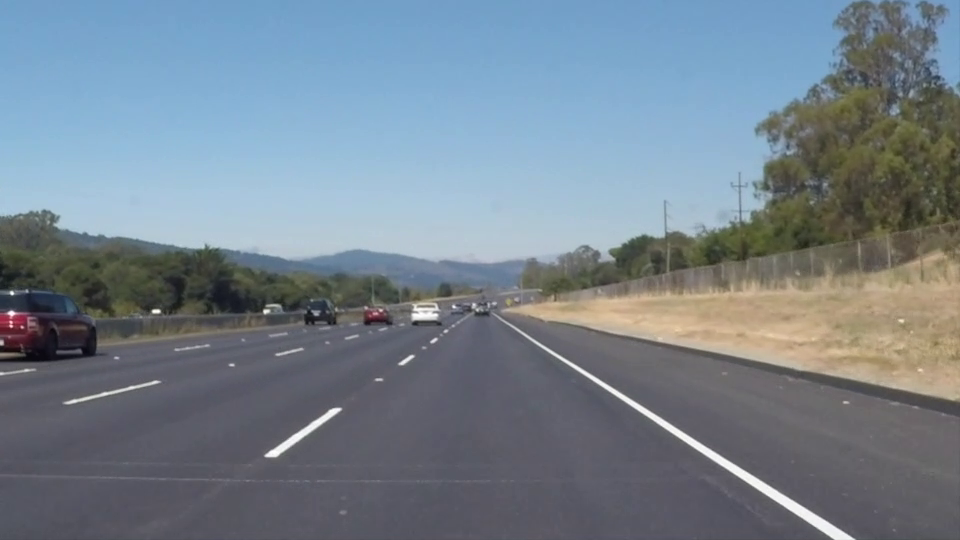
#> input picture frame 22 of SW-AI/Pattern_Recognization/lane_detect/data/test_videos/solidWhiteRight.mp4, 960 x 540 px
$ python test.py
#> lines starting #> are read from the running program, lines starting #| are printed output that depends on the picture; after the words box and inside, x2 and y2 are one past the last pixel; in counts of white or black regions, pixels touching at a corner belong together
#> further down, frame is the input picture: shape (540, 960, 3); mean B, G, R 141.9, 130.7, 117.7
import cv2
import matplotlib.pyplot as plt

path = './data'

# img = cv2.imread(path+'/test_images/challenge.jpg')
#
# plt.imshow(cv2.cvtColor(img,cv2.COLOR_BGR2GRAY), cmap='gray')
#
def pipeline(img):
    gray = cv2.cvtColor(img,cv2.COLOR_BGR2GRAY)
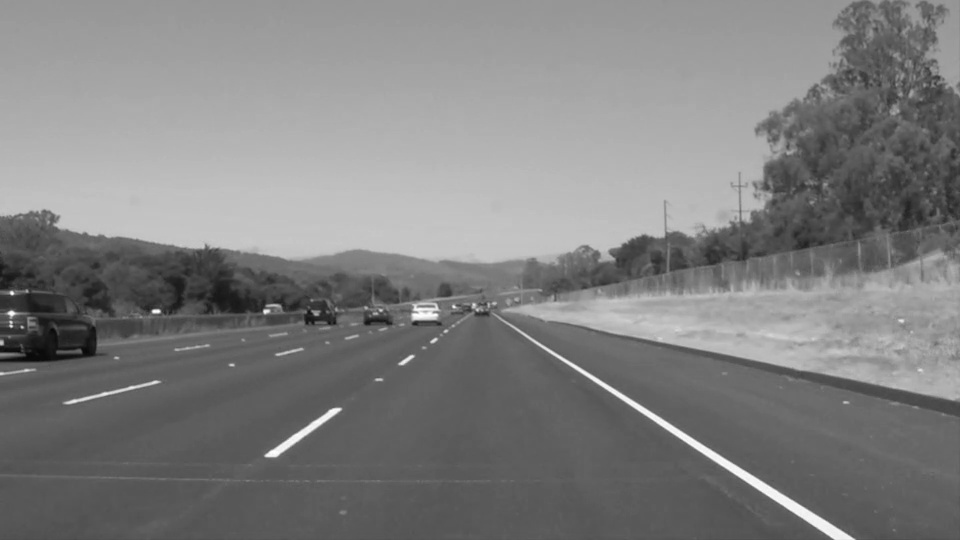
#> gray: shape (540, 960); min 6, max 255, mean 128
    blurred_img = cv2.GaussianBlur(gray,(9,9),0.0)

    tmp = cv2.Canny(blurred_img,70,140)
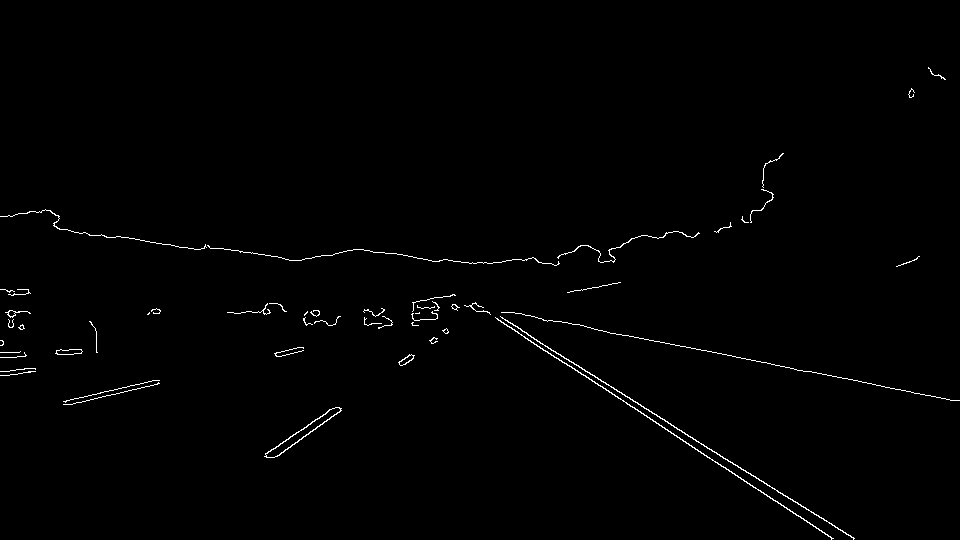
#> tmp: shape (540, 960); 0.81% white in thin lines or dots, all inside (x1, y1, x2, y2) = (0, 67, 960, 540)
    return tmp
# plt.imshow(tmp,cmap='gray')

cap = cv2.VideoCapture(path+'/test_videos/solidWhiteRight.mp4')

while(True):
    ok, frame = cap.read()
    if not ok:
        break
    frame = pipeline(frame)
    cv2.imshow('frame',frame)
    key = cv2.waitKey((10))
#> (key x is pressed here)
    if key == ord('x'):
        break

cap.release()

$ run again, starting later in the video
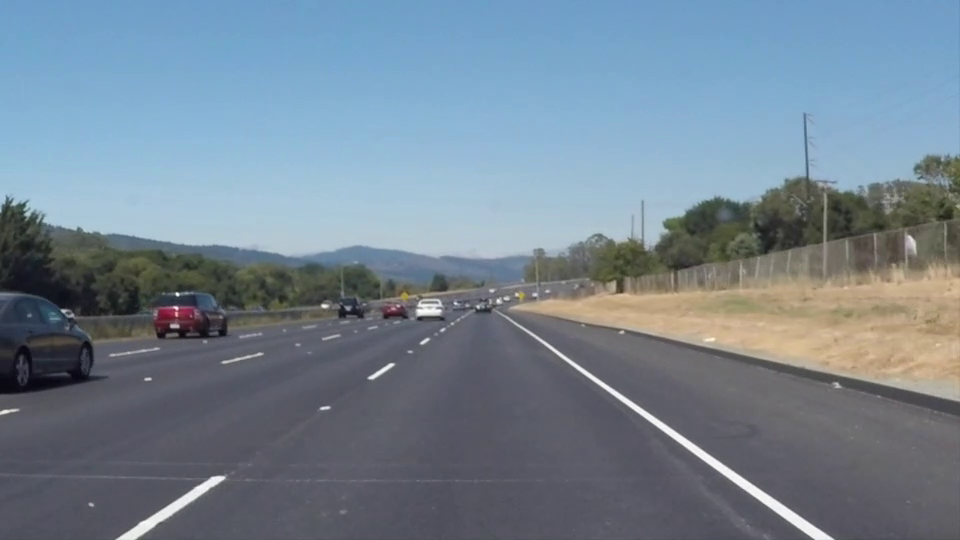
#> input picture frame 99 of SW-AI/Pattern_Recognization/lane_detect/data/test_videos/solidWhiteRight.mp4, 960 x 540 px
#> frame is the input picture: shape (540, 960, 3); mean B, G, R 146, 132.3, 116.7
#> in pipeline, `gray = cv2.cvtColor(img,cv2.COLOR_BGR2GRAY)`:
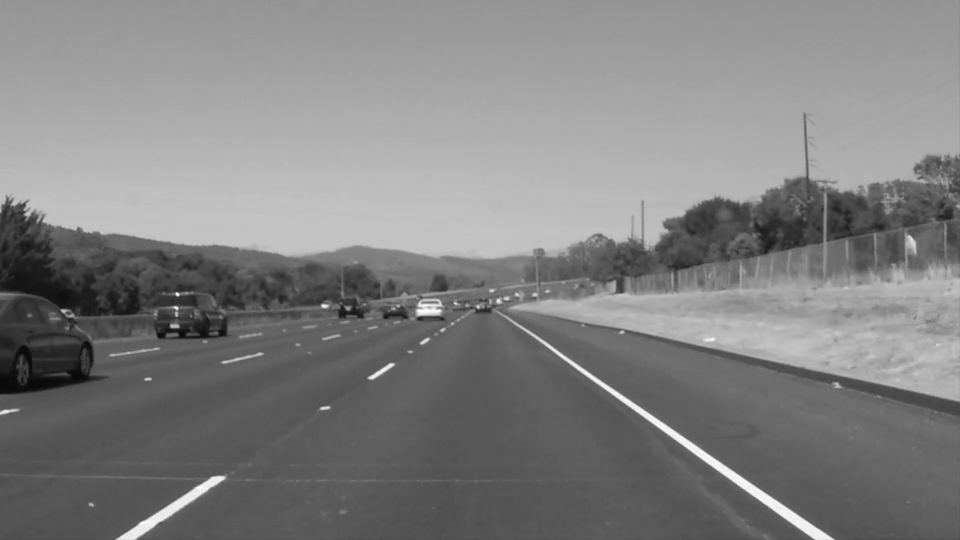
#> gray: shape (540, 960); min 8, max 255, mean 129.2
#> in pipeline, `tmp = cv2.Canny(blurred_img,70,140)`:
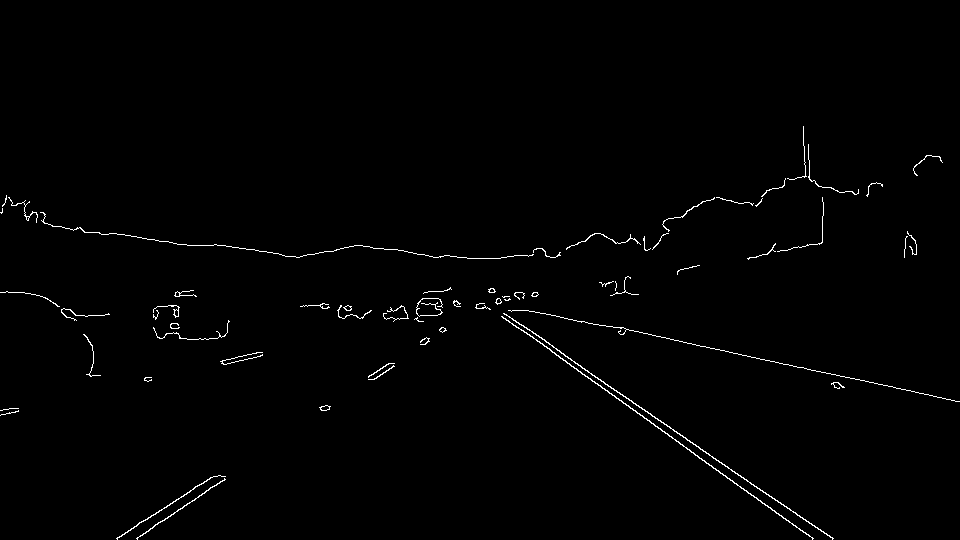
#> tmp: shape (540, 960); 0.93% white in thin lines or dots, all inside (x1, y1, x2, y2) = (0, 126, 960, 540)

$ run again, starting later in the video
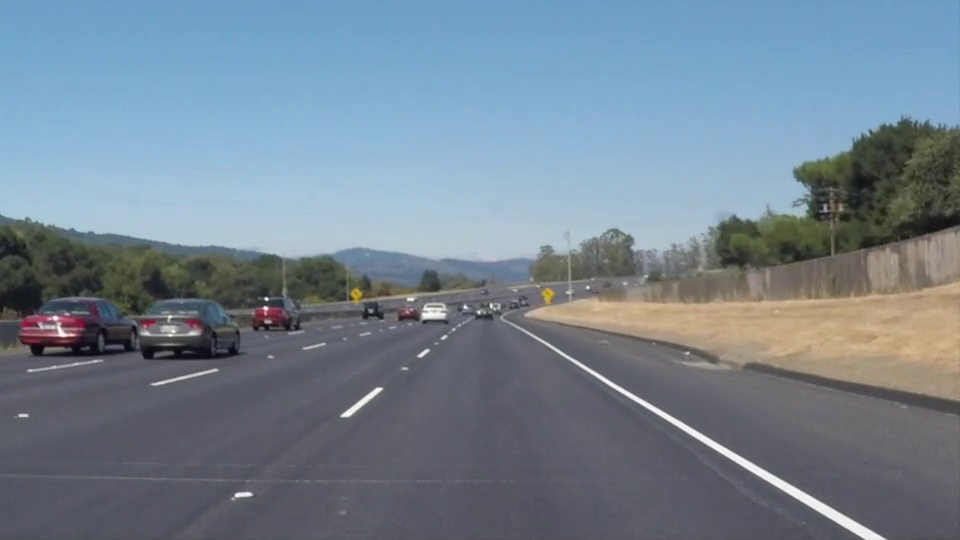
#> input picture frame 176 of SW-AI/Pattern_Recognization/lane_detect/data/test_videos/solidWhiteRight.mp4, 960 x 540 px
#> frame is the input picture: shape (540, 960, 3); mean B, G, R 145.2, 131.6, 116.5
#> in pipeline, `gray = cv2.cvtColor(img,cv2.COLOR_BGR2GRAY)`:
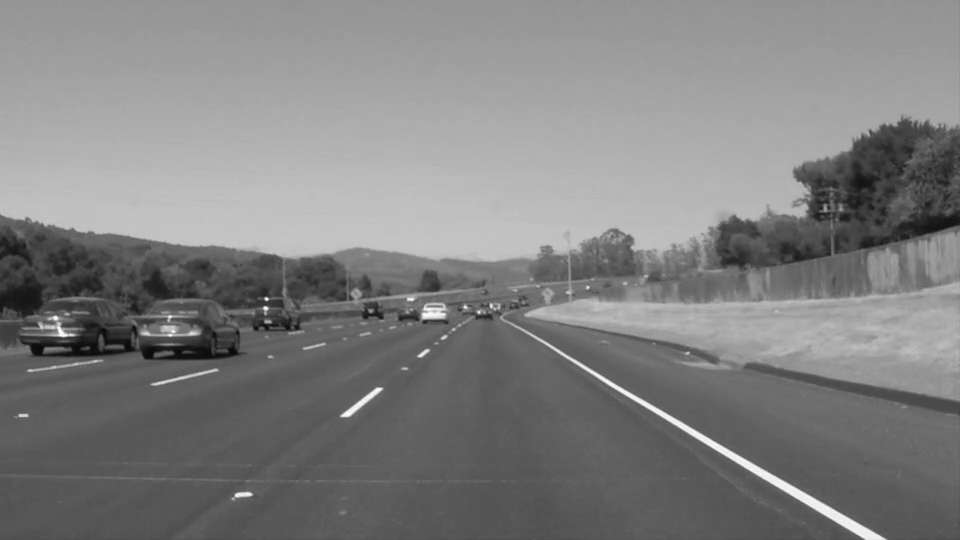
#> gray: shape (540, 960); min 7, max 255, mean 128.6
#> in pipeline, `tmp = cv2.Canny(blurred_img,70,140)`:
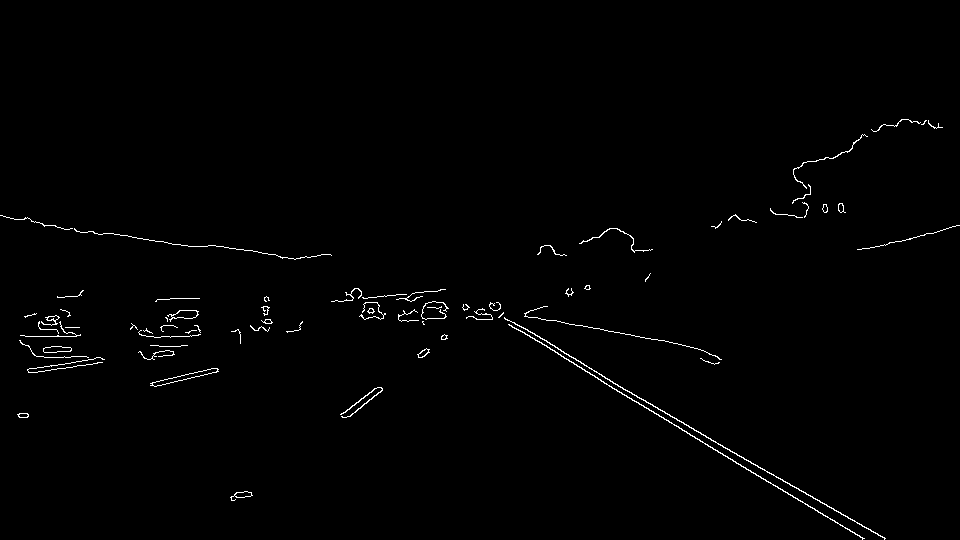
#> tmp: shape (540, 960); 0.9% white in thin lines or dots, all inside (x1, y1, x2, y2) = (0, 119, 960, 540)
